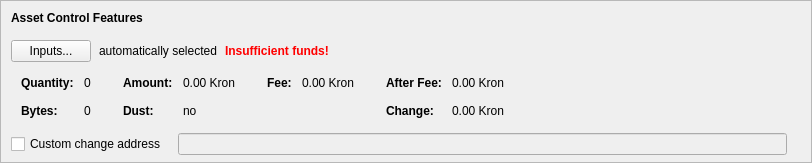
      <widget class="QFrame" name="frameAssetControl">
       <property name="sizePolicy">
        <sizepolicy hsizetype="Expanding" vsizetype="Fixed">
         <horstretch>0</horstretch>
         <verstretch>0</verstretch>
        </sizepolicy>
       </property>
       <property name="maximumSize">
        <size>
         <width>16777215</width>
         <height>16777215</height>
        </size>
       </property>
       <property name="frameShape">
        <enum>QFrame::StyledPanel</enum>
       </property>
       <property name="frameShadow">
        <enum>QFrame::Sunken</enum>
       </property>
       <layout class="QVBoxLayout" name="verticalLayoutAssetControl2">
        <property name="spacing">
         <number>0</number>
        </property>
        <property name="leftMargin">
         <number>0</number>
        </property>
        <property name="topMargin">
         <number>0</number>
        </property>
        <property name="rightMargin">
         <number>0</number>
        </property>
        <property name="bottomMargin">
         <number>6</number>
        </property>
        <item>
         <layout class="QVBoxLayout" name="verticalLayoutAssetControl" stretch="0,0,0,0,1">
          <property name="spacing">
           <number>0</number>
          </property>
          <property name="leftMargin">
           <number>10</number>
          </property>
          <property name="topMargin">
           <number>10</number>
          </property>
          <item>
           <layout class="QHBoxLayout" name="horizontalLayoutAssetControl1">
            <property name="bottomMargin">
             <number>15</number>
            </property>
            <item>
             <widget class="QLabel" name="labelAssetControlFeatures">
              <property name="sizePolicy">
               <sizepolicy hsizetype="Preferred" vsizetype="Maximum">
                <horstretch>0</horstretch>
                <verstretch>0</verstretch>
               </sizepolicy>
              </property>
              <property name="font">
               <font>
                <weight>75</weight>
                <bold>true</bold>
               </font>
              </property>
              <property name="styleSheet">
               <string notr="true">font-weight:bold;</string>
              </property>
              <property name="text">
               <string>Asset Control Features</string>
              </property>
             </widget>
            </item>
           </layout>
          </item>
          <item>
           <layout class="QHBoxLayout" name="horizontalLayoutAssetControl2" stretch="0,0,0,0">
            <property name="spacing">
             <number>8</number>
            </property>
            <property name="bottomMargin">
             <number>10</number>
            </property>
            <item>
             <widget class="QPushButton" name="pushButtonAssetControl">
              <property name="styleSheet">
               <string notr="true"/>
              </property>
              <property name="text">
               <string>Inputs...</string>
              </property>
              <property name="autoDefault">
               <bool>false</bool>
              </property>
             </widget>
            </item>
            <item>
             <widget class="QLabel" name="labelAssetControlAutomaticallySelected">
              <property name="text">
               <string>automatically selected</string>
              </property>
              <property name="margin">
               <number>5</number>
              </property>
             </widget>
            </item>
            <item>
             <widget class="QLabel" name="labelAssetControlInsuffFunds">
              <property name="font">
               <font>
                <weight>75</weight>
                <bold>true</bold>
               </font>
              </property>
              <property name="styleSheet">
               <string notr="true">color:red;font-weight:bold;</string>
              </property>
              <property name="text">
               <string>Insufficient funds!</string>
              </property>
              <property name="margin">
               <number>5</number>
              </property>
             </widget>
            </item>
            <item>
             <spacer name="horizontalSpacerAssetControl">
              <property name="orientation">
               <enum>Qt::Horizontal</enum>
              </property>
              <property name="sizeHint" stdset="0">
               <size>
                <width>40</width>
                <height>1</height>
               </size>
              </property>
             </spacer>
            </item>
           </layout>
          </item>
          <item>
           <widget class="QWidget" name="widgetAssetControl" native="true">
            <property name="sizePolicy">
             <sizepolicy hsizetype="Preferred" vsizetype="Preferred">
              <horstretch>0</horstretch>
              <verstretch>0</verstretch>
             </sizepolicy>
            </property>
            <property name="minimumSize">
             <size>
              <width>0</width>
              <height>0</height>
             </size>
            </property>
            <property name="styleSheet">
             <string notr="true"/>
            </property>
            <layout class="QHBoxLayout" name="horizontalLayoutAssetControl5">
             <property name="leftMargin">
              <number>0</number>
             </property>
             <property name="topMargin">
              <number>0</number>
             </property>
             <property name="rightMargin">
              <number>0</number>
             </property>
             <property name="bottomMargin">
              <number>0</number>
             </property>
             <item>
              <layout class="QHBoxLayout" name="horizontalLayoutAssetControl3" stretch="0,0,0,1">
               <property name="spacing">
                <number>20</number>
               </property>
               <property name="topMargin">
                <number>0</number>
               </property>
               <property name="bottomMargin">
                <number>10</number>
               </property>
               <item>
                <layout class="QFormLayout" name="formLayoutAssetControl1">
                 <property name="horizontalSpacing">
                  <number>10</number>
                 </property>
                 <property name="verticalSpacing">
                  <number>14</number>
                 </property>
                 <property name="leftMargin">
                  <number>10</number>
                 </property>
                 <property name="topMargin">
                  <number>4</number>
                 </property>
                 <property name="rightMargin">
                  <number>6</number>
                 </property>
                 <item row="0" column="0">
                  <widget class="QLabel" name="labelAssetControlQuantityText">
                   <property name="font">
                    <font>
                     <weight>75</weight>
                     <bold>true</bold>
                    </font>
                   </property>
                   <property name="text">
                    <string>Quantity:</string>
                   </property>
                   <property name="margin">
                    <number>0</number>
                   </property>
                  </widget>
                 </item>
                 <item row="0" column="1">
                  <widget class="QLabel" name="labelAssetControlQuantity">
                   <property name="cursor">
                    <cursorShape>IBeamCursor</cursorShape>
                   </property>
                   <property name="contextMenuPolicy">
                    <enum>Qt::ActionsContextMenu</enum>
                   </property>
                   <property name="text">
                    <string notr="true">0</string>
                   </property>
                   <property name="margin">
                    <number>0</number>
                   </property>
                   <property name="textInteractionFlags">
                    <set>Qt::LinksAccessibleByMouse|Qt::TextSelectableByKeyboard|Qt::TextSelectableByMouse</set>
                   </property>
                  </widget>
                 </item>
                 <item row="1" column="0">
                  <widget class="QLabel" name="labelAssetControlBytesText">
                   <property name="font">
                    <font>
                     <weight>75</weight>
                     <bold>true</bold>
                    </font>
                   </property>
                   <property name="text">
                    <string>Bytes:</string>
                   </property>
                  </widget>
                 </item>
                 <item row="1" column="1">
                  <widget class="QLabel" name="labelAssetControlBytes">
                   <property name="cursor">
                    <cursorShape>IBeamCursor</cursorShape>
                   </property>
                   <property name="contextMenuPolicy">
                    <enum>Qt::ActionsContextMenu</enum>
                   </property>
                   <property name="text">
                    <string notr="true">0</string>
                   </property>
                   <property name="textInteractionFlags">
                    <set>Qt::LinksAccessibleByMouse|Qt::TextSelectableByKeyboard|Qt::TextSelectableByMouse</set>
                   </property>
                  </widget>
                 </item>
                </layout>
               </item>
               <item>
                <layout class="QFormLayout" name="formLayoutAssetControl2">
                 <property name="horizontalSpacing">
                  <number>10</number>
                 </property>
                 <property name="verticalSpacing">
                  <number>14</number>
                 </property>
                 <property name="leftMargin">
                  <number>6</number>
                 </property>
                 <property name="topMargin">
                  <number>4</number>
                 </property>
                 <property name="rightMargin">
                  <number>6</number>
                 </property>
                 <item row="0" column="0">
                  <widget class="QLabel" name="labelAssetControlAmountText">
                   <property name="font">
                    <font>
                     <weight>75</weight>
                     <bold>true</bold>
                    </font>
                   </property>
                   <property name="text">
                    <string>Amount:</string>
                   </property>
                   <property name="margin">
                    <number>0</number>
                   </property>
                  </widget>
                 </item>
                 <item row="0" column="1">
                  <widget class="QLabel" name="labelAssetControlAmount">
                   <property name="cursor">
                    <cursorShape>IBeamCursor</cursorShape>
                   </property>
                   <property name="contextMenuPolicy">
                    <enum>Qt::ActionsContextMenu</enum>
                   </property>
                   <property name="text">
                    <string notr="true">0.00 Kron</string>
                   </property>
                   <property name="textInteractionFlags">
                    <set>Qt::LinksAccessibleByMouse|Qt::TextSelectableByKeyboard|Qt::TextSelectableByMouse</set>
                   </property>
                  </widget>
                 </item>
                 <item row="1" column="0">
                  <widget class="QLabel" name="labelAssetControlLowOutputText">
                   <property name="font">
                    <font>
                     <weight>75</weight>
                     <bold>true</bold>
                    </font>
                   </property>
                   <property name="text">
                    <string>Dust:</string>
                   </property>
                  </widget>
                 </item>
                 <item row="1" column="1">
                  <widget class="QLabel" name="labelAssetControlLowOutput">
                   <property name="cursor">
                    <cursorShape>IBeamCursor</cursorShape>
                   </property>
                   <property name="contextMenuPolicy">
                    <enum>Qt::ActionsContextMenu</enum>
                   </property>
                   <property name="text">
                    <string notr="true">no</string>
                   </property>
                   <property name="textInteractionFlags">
                    <set>Qt::LinksAccessibleByMouse|Qt::TextSelectableByKeyboard|Qt::TextSelectableByMouse</set>
                   </property>
                  </widget>
                 </item>
                </layout>
               </item>
               <item>
                <layout class="QFormLayout" name="formLayoutAssetControl3">
                 <property name="horizontalSpacing">
                  <number>10</number>
                 </property>
                 <property name="verticalSpacing">
                  <number>14</number>
                 </property>
                 <property name="leftMargin">
                  <number>6</number>
                 </property>
                 <property name="topMargin">
                  <number>4</number>
                 </property>
                 <property name="rightMargin">
                  <number>6</number>
                 </property>
                 <item row="0" column="0">
                  <widget class="QLabel" name="labelAssetControlFeeText">
                   <property name="font">
                    <font>
                     <weight>75</weight>
                     <bold>true</bold>
                    </font>
                   </property>
                   <property name="text">
                    <string>Fee:</string>
                   </property>
                   <property name="margin">
                    <number>0</number>
                   </property>
                  </widget>
                 </item>
                 <item row="0" column="1">
                  <widget class="QLabel" name="labelAssetControlFee">
                   <property name="cursor">
                    <cursorShape>IBeamCursor</cursorShape>
                   </property>
                   <property name="contextMenuPolicy">
                    <enum>Qt::ActionsContextMenu</enum>
                   </property>
                   <property name="text">
                    <string notr="true">0.00 Kron</string>
                   </property>
                   <property name="textInteractionFlags">
                    <set>Qt::LinksAccessibleByMouse|Qt::TextSelectableByKeyboard|Qt::TextSelectableByMouse</set>
                   </property>
                  </widget>
                 </item>
                </layout>
               </item>
               <item>
                <layout class="QFormLayout" name="formLayoutAssetControl4">
                 <property name="horizontalSpacing">
                  <number>10</number>
                 </property>
                 <property name="verticalSpacing">
                  <number>14</number>
                 </property>
                 <property name="leftMargin">
                  <number>6</number>
                 </property>
                 <property name="topMargin">
                  <number>4</number>
                 </property>
                 <property name="rightMargin">
                  <number>6</number>
                 </property>
                 <item row="0" column="0">
                  <widget class="QLabel" name="labelAssetControlAfterFeeText">
                   <property name="font">
                    <font>
                     <weight>75</weight>
                     <bold>true</bold>
                    </font>
                   </property>
                   <property name="text">
                    <string>After Fee:</string>
                   </property>
                   <property name="margin">
                    <number>0</number>
                   </property>
                  </widget>
                 </item>
                 <item row="0" column="1">
                  <widget class="QLabel" name="labelAssetControlAfterFee">
                   <property name="cursor">
                    <cursorShape>IBeamCursor</cursorShape>
                   </property>
                   <property name="contextMenuPolicy">
                    <enum>Qt::ActionsContextMenu</enum>
                   </property>
                   <property name="text">
                    <string notr="true">0.00 Kron</string>
                   </property>
                   <property name="textInteractionFlags">
                    <set>Qt::LinksAccessibleByMouse|Qt::TextSelectableByKeyboard|Qt::TextSelectableByMouse</set>
                   </property>
                  </widget>
                 </item>
                 <item row="1" column="0">
                  <widget class="QLabel" name="labelAssetControlChangeText">
                   <property name="font">
                    <font>
                     <weight>75</weight>
                     <bold>true</bold>
                    </font>
                   </property>
                   <property name="text">
                    <string>Change:</string>
                   </property>
                  </widget>
                 </item>
                 <item row="1" column="1">
                  <widget class="QLabel" name="labelAssetControlChange">
                   <property name="cursor">
                    <cursorShape>IBeamCursor</cursorShape>
                   </property>
                   <property name="contextMenuPolicy">
                    <enum>Qt::ActionsContextMenu</enum>
                   </property>
                   <property name="text">
                    <string notr="true">0.00 Kron</string>
                   </property>
                   <property name="textInteractionFlags">
                    <set>Qt::LinksAccessibleByMouse|Qt::TextSelectableByKeyboard|Qt::TextSelectableByMouse</set>
                   </property>
                  </widget>
                 </item>
                </layout>
               </item>
              </layout>
             </item>
            </layout>
           </widget>
          </item>
          <item>
           <layout class="QHBoxLayout" name="horizontalLayoutAssetControl4" stretch="0,0,0">
            <property name="spacing">
             <number>12</number>
            </property>
            <property name="sizeConstraint">
             <enum>QLayout::SetDefaultConstraint</enum>
            </property>
            <property name="topMargin">
             <number>5</number>
            </property>
            <property name="rightMargin">
             <number>5</number>
            </property>
            <item>
             <widget class="QCheckBox" name="checkBoxAssetControlChange">
              <property name="toolTip">
               <string>If this is activated, but the change address is empty or invalid, change will be sent to a newly generated address.</string>
              </property>
              <property name="text">
               <string>Custom change address</string>
              </property>
             </widget>
            </item>
            <item>
             <widget class="QValidatedLineEdit" name="lineEditAssetControlChange">
              <property name="enabled">
               <bool>false</bool>
              </property>
              <property name="sizePolicy">
               <sizepolicy hsizetype="Expanding" vsizetype="Fixed">
                <horstretch>0</horstretch>
                <verstretch>0</verstretch>
               </sizepolicy>
              </property>
             </widget>
            </item>
            <item>
             <widget class="QLabel" name="labelAssetControlChangeLabel">
              <property name="sizePolicy">
               <sizepolicy hsizetype="Preferred" vsizetype="Expanding">
                <horstretch>0</horstretch>
                <verstretch>0</verstretch>
               </sizepolicy>
              </property>
              <property name="minimumSize">
               <size>
                <width>0</width>
                <height>0</height>
               </size>
              </property>
              <property name="text">
               <string/>
              </property>
              <property name="margin">
               <number>3</number>
              </property>
             </widget>
            </item>
           </layout>
          </item>
          <item>
           <spacer name="verticalSpacerAssetControl">
            <property name="orientation">
             <enum>Qt::Vertical</enum>
            </property>
            <property name="sizeHint" stdset="0">
             <size>
              <width>800</width>
              <height>1</height>
             </size>
            </property>
           </spacer>
          </item>
         </layout>
        </item>
       </layout>
      </widget>
